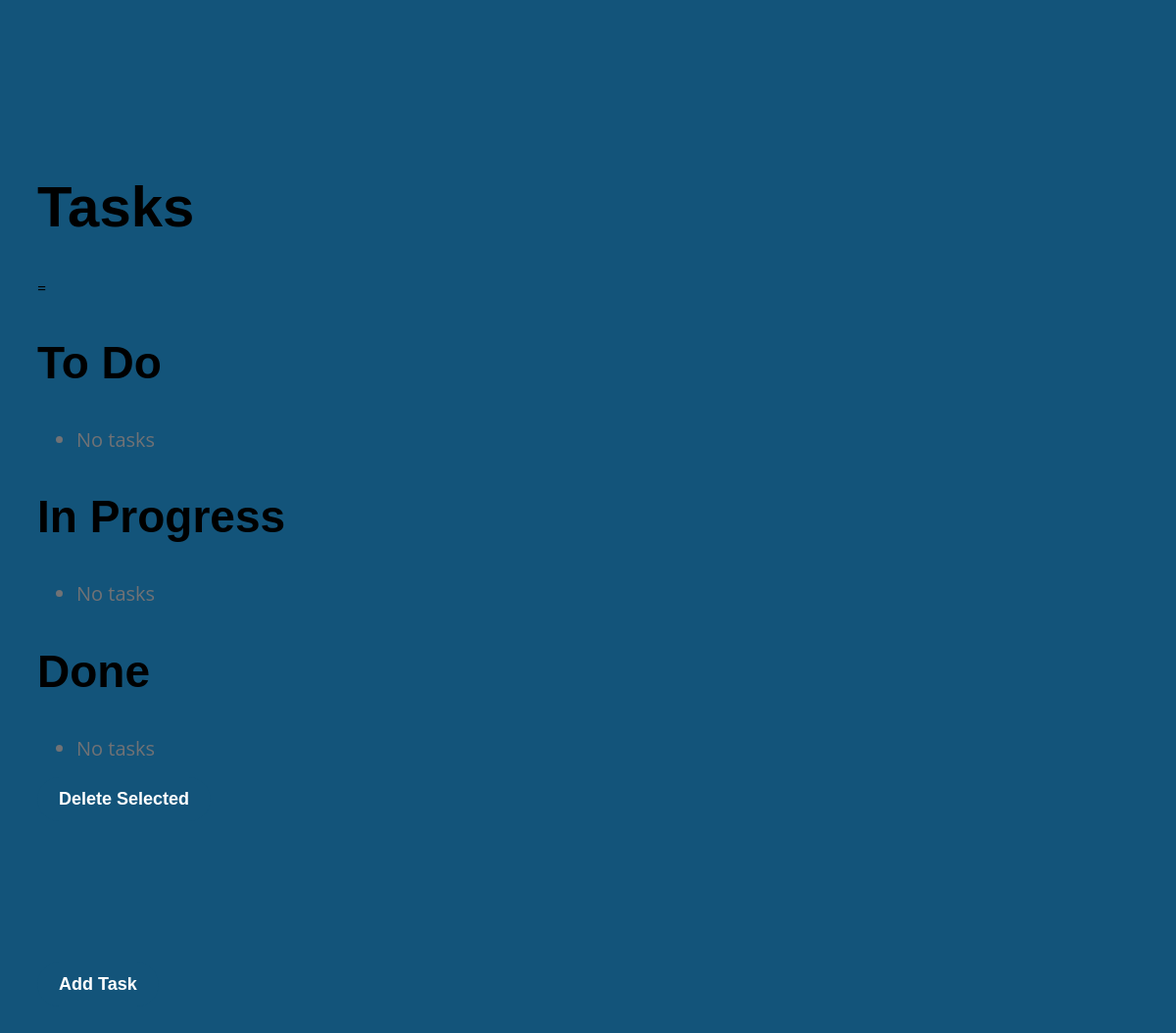
Before: / (signed in) with the older database file.
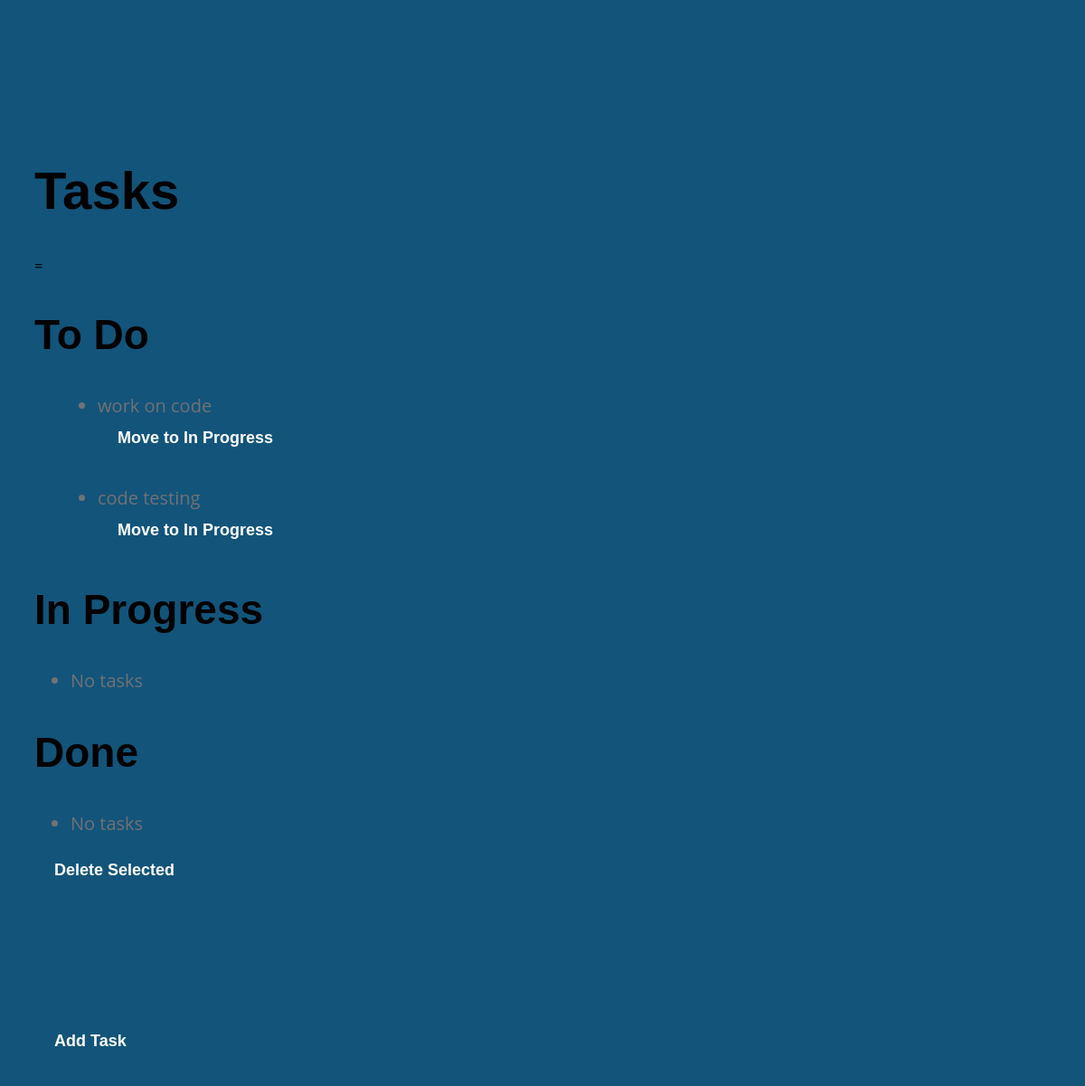
After: the same page with the newer database file.
### tasks/models.py (models this page shows)
class Task(models.Model):
    title = models.CharField(max_length=200)
    description = models.TextField()
    status_choices = [
        ('TO DO', 'To Do'),
        ('IN PROGRESS', 'In Progress'),
        ('DONE', 'Done'),
    ]
    category_choices = [
        ('WORK', 'Work'),
        ('PERSONAL', 'Personal'),
        ('OTHERS', 'Others'),
    ]
    category = models.CharField(max_length=20, choices=category_choices, default='PERSONAL')
    status = models.CharField(max_length=20, choices=status_choices, default='TO DO')
    assigned_to = models.ForeignKey(User, on_delete=models.CASCADE, related_name='assigned_tasks')
    assigned_by = models.ForeignKey(User, on_delete=models.CASCADE, related_name='created_tasks')
    def __str__(self):
        return self.title

### tasks/views.py (the view, shortened to what this page needs)
# urls.py: path('', views.TaskPageView.as_view(),name='index'),
class TaskPageView(DetailView):
    template_name = 'tasks/index.html'
    def get_object(self):
        user = self.request.user
        return user
    def get_context_data(self, **kwargs):
        context = super().get_context_data(**kwargs)
        user = self.get_object()
        tasks_todo = Task.objects.filter(assigned_to=user, status='TO DO')
        tasks_in_progress = Task.objects.filter(assigned_to=user, status='IN PROGRESS')
        tasks_done = Task.objects.filter(assigned_to=user, status='DONE')
        context['tasks_todo'] = tasks_todo
        context['tasks_in_progress'] = tasks_in_progress
        context['tasks_done'] = tasks_done
        return context
    def dispatch(self, request, *args, **kwargs):
        if not request.user.is_authenticated:
            return redirect(f"auth/login?next={request.path}")
        return super().dispatch(request, *args, **kwargs)

### tasks/templates/tasks/index.html (shortened to what this page needs)
{% extends "tasks/layout.html" %}
{% block body  %}
<div class="custom-block rounded-pill ">
    <div class="section-padding">
        <h1 class="">Tasks</h1>=
        <div class="col">
            <div class="col">
                <h2>To Do</h2>
                <ul>
                    {% for task in tasks_todo %}
                    <li class="custom-block-topics-listing-info timeline-container">
                        {{ task }}
                        {% if task.status == 'TO DO' %}
                        <form method="post" action="{% url 'tasks:move_task' task.pk %}">
                            <button class="custom-btn custom-btn:hover" type="submit" name="next_status" value="IN PROGRESS">Move to In Progress</button>
                        </form>
                        {% endif %}
                    </li>
                    {% empty %}
                    <li>No tasks</li>
                    {% endfor %}
                </ul>
            </div>
            <div class="col">
                <h2>In Progress</h2>
                <ul>
                    {% for task in tasks_in_progress %}
                    <li class="custom-block-topics-listing-info timeline-container">
                        {{ task }}
                        {% if task.status == 'IN PROGRESS' %}
                        <form method="POST" action="{% url 'tasks:move_task' task.pk %}">
                            {% csrf_token %}
                            <button class="custom-btn custom-btn:hover" type="submit" name="next_status" value="DONE">Move to Done</button>
                        </form>
                        {% endif %}
                    </li>
                    {% empty %}
                    <li>No tasks</li>
                    {% endfor %}
                </ul>
            </div>
            <div class="col">
                <h2>Done</h2>
                <form method="post" action="{% url 'tasks:delete_done_tasks' %}">
                    <ul>
                        {% for task in tasks_done %}
                        <li class="custom-block-topics-listing-info timeline-container">
                            <input type="checkbox" name="tasks_to_delete" value="{{ task.pk }}">
                            {{ task }}
                        </li>
                        {% empty %}
                        <li>No tasks</li>
                        {% endfor %}
                    </ul>
                    <input class="custom-btn custom-btn:hover" type="submit" name="delete_tasks" value="Delete Selected">
                </form>
            </div>
        </div>
    </div>
    <br>
    <br>
    <a href="{% url 'tasks:add_task' %}"><input type="submit" value="Add Task" class="custom-btn custom-btn:hover"></a>
</div>
{% endblock %}

Changed rows visible on the page:
added Task: title "work on code", status "Move to In Progress"
added Task: title "code testing", status "Move to In Progress"
Other visible differences:
text no longer shown: "No tasks"
